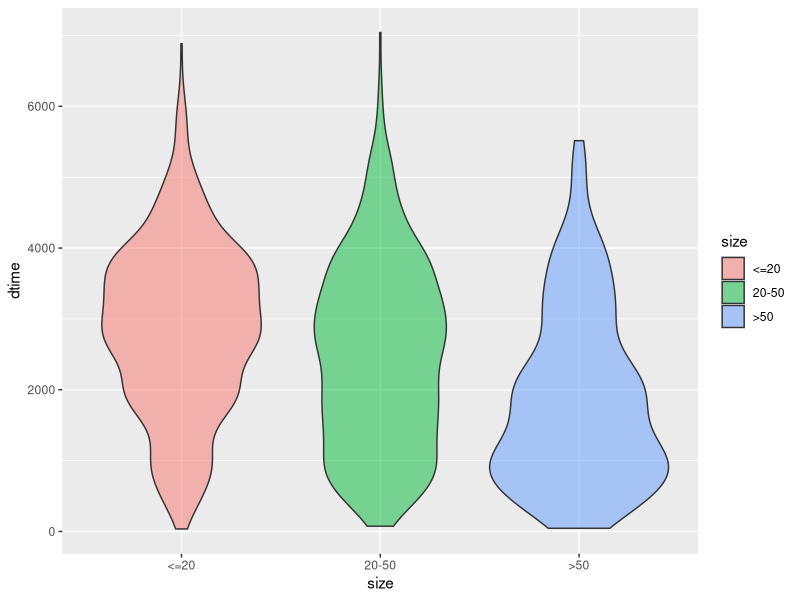
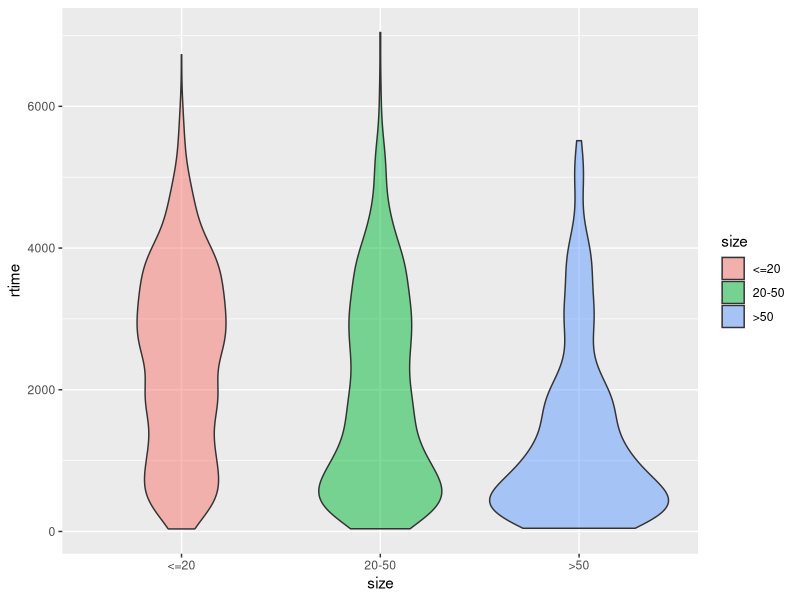
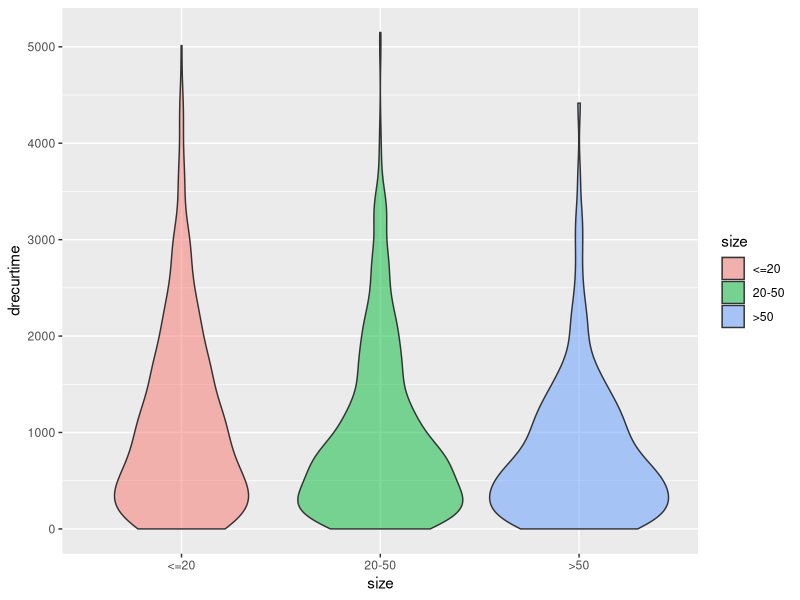
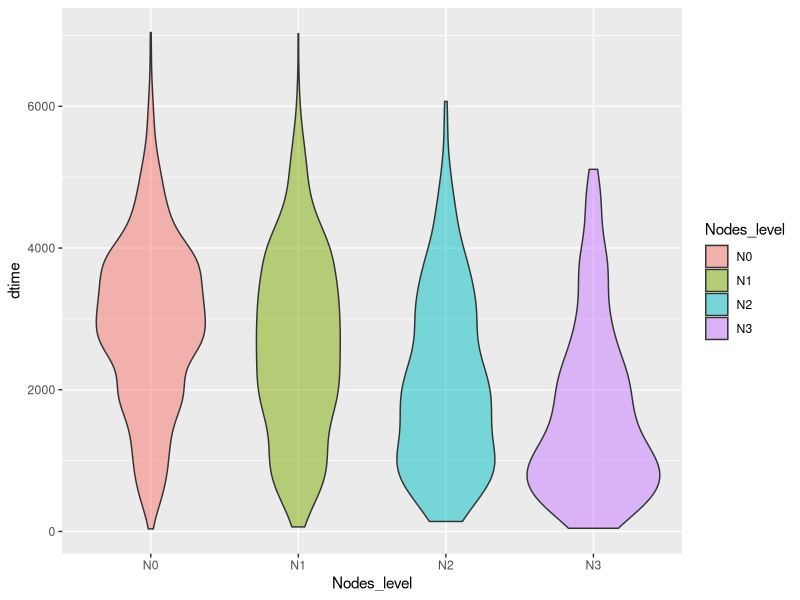
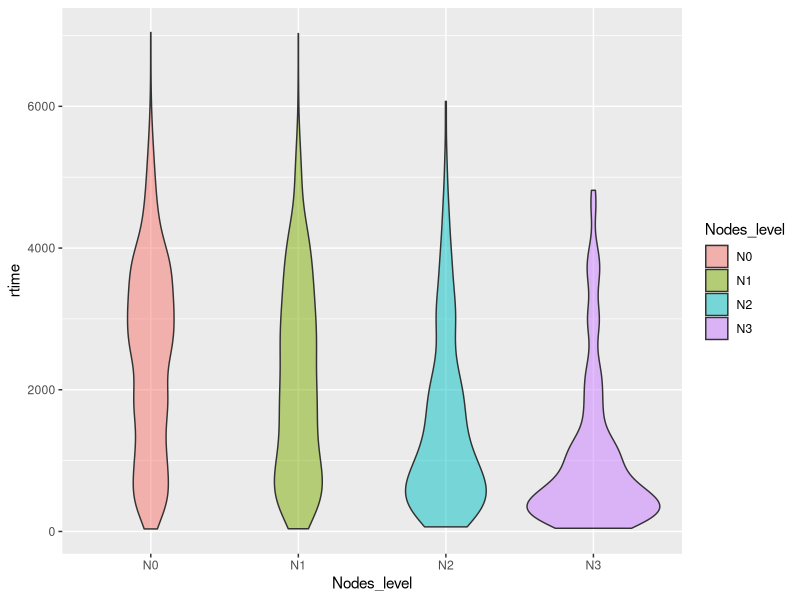
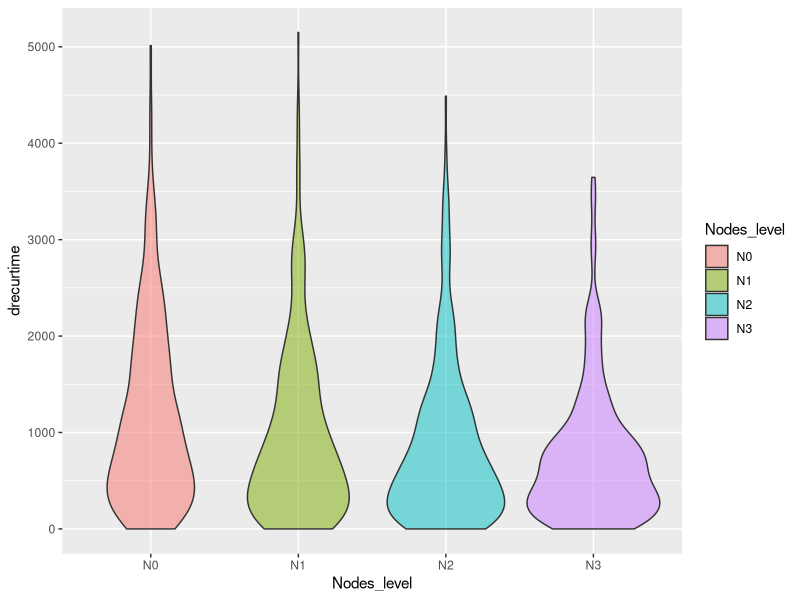
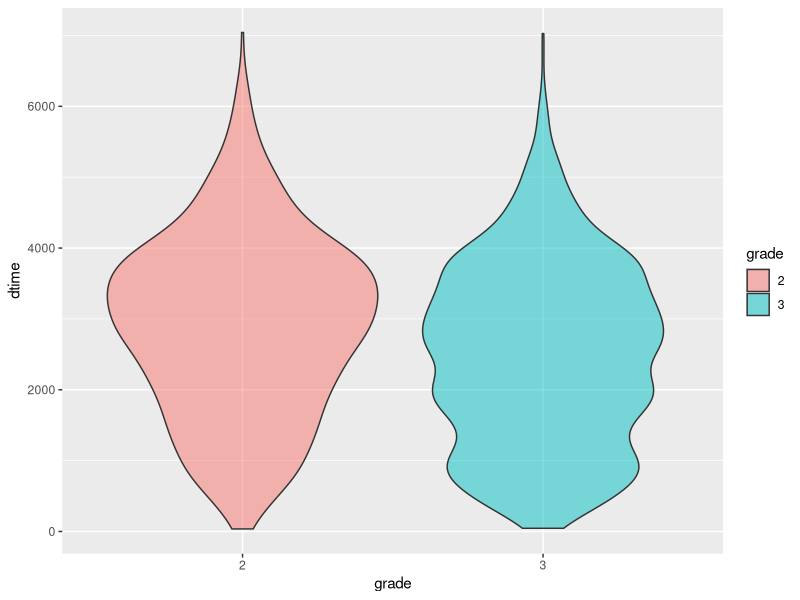
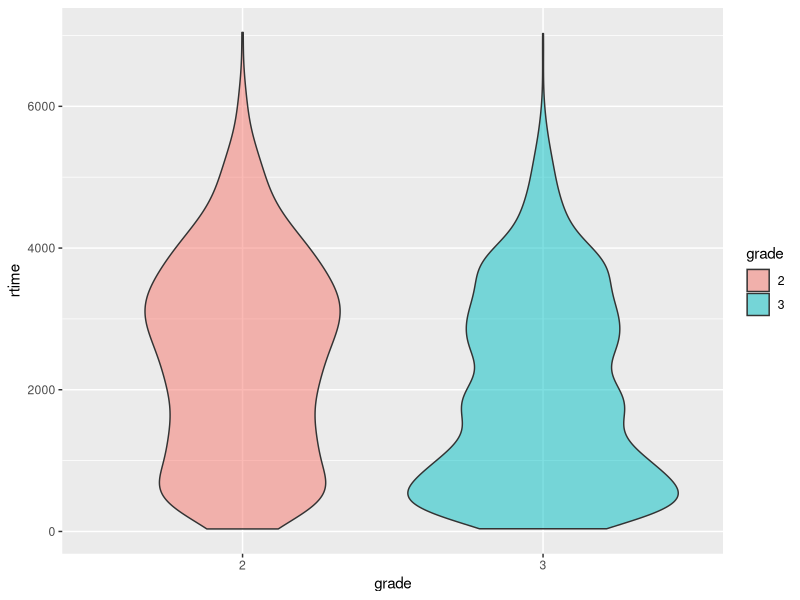

The R source for these figures, in order:
## ---- chunk 1
# automatically create a bib database for R packages
knitr::write_bib(c(
  .packages(), 'bookdown', 'knitr', 'rmarkdown', 'survival', 'survminer', 'ggplot2', 'caret','LTRCtrees'
), 'packages.bib')
## ---- chunk 2
library(survival)
library(survminer)
library(tidyverse)
library(caret)
## ---- chunk 3
data(rotterdam)
## ---- chunk 4
rotterdam %>% 
  group_by(size) %>%
  summarise(number = n(), .groups = 'drop')
## ---- chunk 5
rotterdam <- rotterdam %>% 
  mutate(Nodes_level = ifelse(nodes == 0, "N0", 
                       ifelse(nodes >= 1 & nodes <= 3, "N1", 
                       ifelse(nodes >= 4 & nodes <= 9, "N2", 
                       ifelse(nodes >= 10, "N3", NaN)))))
rotterdam %>% 
  group_by(Nodes_level) %>%
  summarise(number = n(), .groups = 'drop')
## ---- chunk 6
rotterdam <- rotterdam %>%
  mutate(grade = as.factor(grade))
## ---- chunk 7
rotterdam %>% 
  group_by(grade) %>%
  summarise(number = n(), .groups = 'drop')
## ---- chunk 8
rotterdam <- rotterdam %>%
  mutate(Treatment = ifelse(chemo == 1 & hormon == 0, "Chemo",
                     ifelse(chemo == 0 & hormon == 1, "Hormon", 
                     ifelse(chemo == 1 & hormon == 1, "Both", "NaN/Other Treatment")))) %>% 
  mutate(Treatment = as.factor(Treatment))
## ---- chunk 9
rotterdam_recur <- rotterdam %>%
  filter(recur == 1) %>%
  mutate(drecurtime = dtime-rtime)
nrow(rotterdam_recur)
## ---- chunk 10
ggplot(data = rotterdam, aes(x = size, y = dtime, fill = size)) +
  geom_violin(alpha = 0.5)
## ---- chunk 11
ggplot(data = rotterdam, aes(x = size, y = rtime, fill = size)) +
  geom_violin(alpha = 0.5)
## ---- chunk 12
ggplot(data = rotterdam_recur, aes(x = size, y = drecurtime, fill = size)) +
  geom_violin(alpha = 0.5)
## ---- chunk 13
ggplot(data = rotterdam, aes(x = Nodes_level, y = dtime, fill = Nodes_level)) +
  geom_violin(alpha = 0.5)
## ---- chunk 14
ggplot(data = rotterdam, aes(x = Nodes_level, y = rtime, fill = Nodes_level)) +
  geom_violin(alpha = 0.5)
## ---- chunk 15
ggplot(data = rotterdam_recur, aes(x = Nodes_level, y = drecurtime, fill = Nodes_level)) +
  geom_violin(alpha = 0.5)
## ---- chunk 16
ggplot(data = rotterdam, aes(x = grade, y = dtime, fill = grade)) +
  geom_violin(alpha = 0.5)
## ---- chunk 17
ggplot(data = rotterdam, aes(x = grade, y = rtime, fill = grade)) +
  geom_violin(alpha = 0.5)
## ---- chunk 18
ggplot(data = rotterdam_recur, aes(x = grade, y = drecurtime, fill = grade)) +
  geom_violin(alpha = 0.5)
## ---- chunk 19
ggplot(data = rotterdam, aes(x = Treatment, y = dtime, fill = Treatment)) +
  geom_violin(alpha = 0.5)
## ---- chunk 20
ggplot(data = rotterdam, aes(x = Treatment, y = rtime, fill = Treatment)) +
  geom_violin(alpha = 0.5)
## ---- chunk 21
ggplot(data = rotterdam_recur, aes(x = Treatment, y = drecurtime, fill = Treatment)) +
  geom_violin(alpha = 0.5)
## ---- chunk 22
ggplot(data = rotterdam, aes(x = age, y = dtime, color = Treatment)) +
  geom_point(alpha = 0.5)
## ---- chunk 23
ggplot(data = rotterdam, aes(x = age, y = rtime, color = Treatment)) +
  geom_point(alpha = 0.5)
## ---- chunk 24
rotterdam_new <-rotterdam %>%
  filter(Treatment != "NaN/Other Treatment") 
## ---- chunk 25
ggplot(data = rotterdam_new, aes(x = age, y = dtime, color = Treatment)) +
  geom_point(alpha = 0.5)
## ---- chunk 26
ggplot(data = rotterdam_new, aes(x = age, y = rtime, color = Treatment)) +
  geom_point(alpha = 0.5)
## ---- chunk 27
ggplot(data = rotterdam, aes(x = Treatment, fill = size)) + 
  geom_bar(position = "fill")
## ---- chunk 28
ggplot(data = rotterdam, aes(x = Treatment, fill = Nodes_level)) + 
  geom_bar(position = "fill")
## ---- chunk 29
rotterdam <- rotterdam %>%
  mutate(dtime_Years = floor(dtime/365)) %>%
  mutate(`5_year_survival` = ifelse(dtime_Years >= 5, 1, 0))
## ---- chunk 30
rotterdam %>% 
  group_by(`5_year_survival`) %>%
  summarise(number = n(), .groups = 'drop')

2084/(898+2084)
## ---- chunk 31
rotterdam <- rotterdam %>%
  mutate(dtime_Years = floor(dtime/365)) %>%
  mutate(`10_year_survival` = ifelse(dtime_Years >= 10, 1, 0))
## ---- chunk 32
rotterdam %>% 
  group_by(`10_year_survival`) %>%
  summarise(number = n(), .groups = 'drop')

685/(685 + 2297)
## ---- chunk 33
rotterdam %>% 
  group_by(grade) %>%
  summarise(number = n(), .groups = 'drop')
